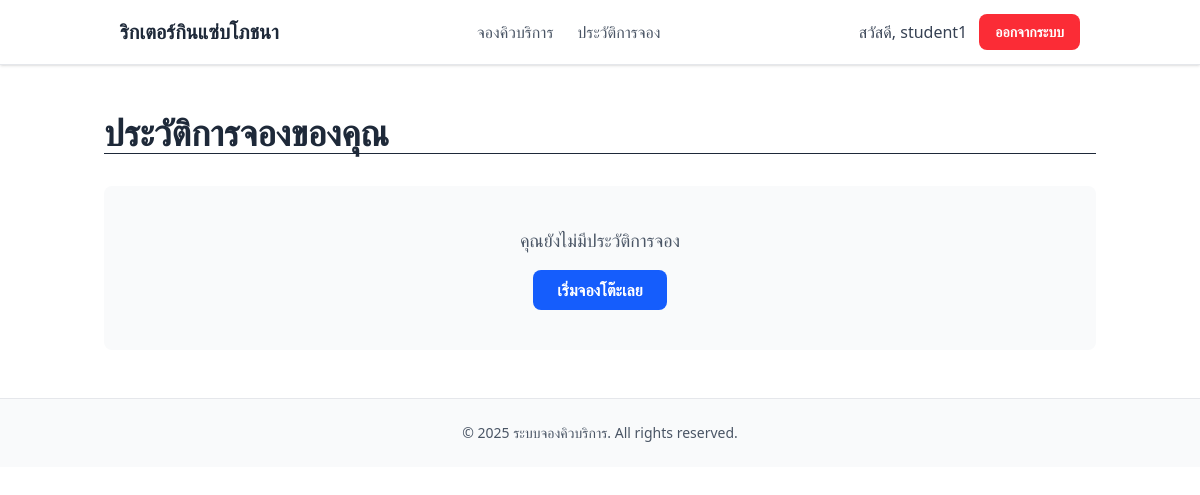
The page /manage/services/booking/history/ (signed in) on the database as committed earlier.
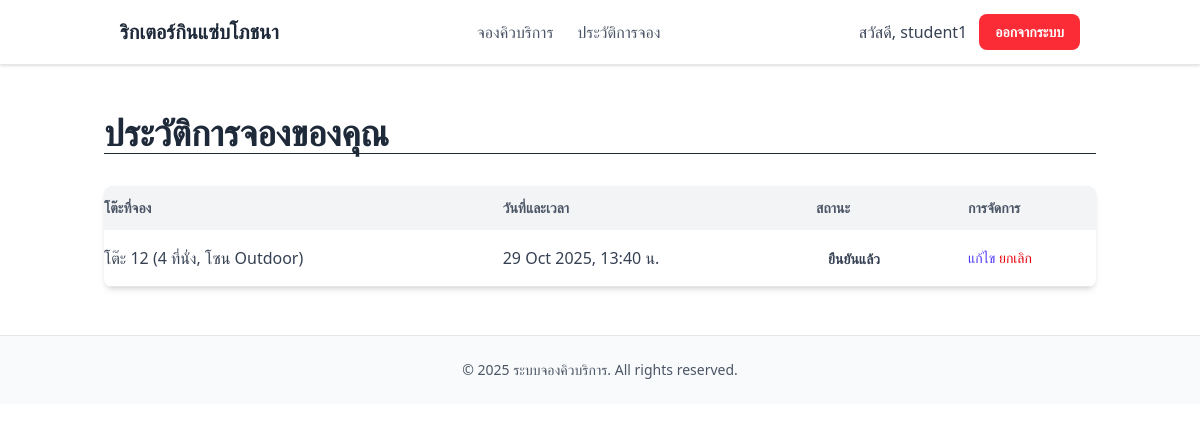
The same page on the database as committed later.
### accounts/models.py (models this page shows, shortened)
class CustomUser(AbstractUser):
    ROLE_CHOICES = (
        ('customer', 'Customer'),
        ('admin', 'Admin'),
    )
    first_name = None
    last_name = None
    full_name = models.CharField(max_length=255)
    phone_number = models.CharField(max_length=20, blank=True, null=True)
    role = models.CharField(max_length=10, choices=ROLE_CHOICES, default='customer')

### services/models.py (models this page shows, shortened)
class Booking(models.Model):
    STATUS_CHOICES = (
        ('confirmed', 'Confirmed'),
        ('cancelled', 'Cancelled'),
    )
    user = models.ForeignKey(CustomUser, on_delete=models.CASCADE)
    table = models.ForeignKey(Table, on_delete=models.CASCADE)
    booking_datetime = models.DateTimeField()
    status = models.CharField(max_length=10, choices=STATUS_CHOICES, default='confirmed')
    notes = models.TextField(blank=True, null=True)
    class Meta:
        unique_together = ('table', 'booking_datetime')
    def can_be_modified(self):
        return timezone.now() < self.booking_datetime - timedelta(hours=2)

class Table(models.Model):
    table_number = models.CharField(max_length=50, unique=True)
    capacity = models.PositiveIntegerField(help_text="จำนวนที่นั่ง")
    is_outdoor = models.BooleanField(default=False, help_text="ติ๊กถ้าเป็นโต๊ะโซน Outdoor")
    description = models.TextField(blank=True, null=True, help_text="รายละเอียดเพิ่มเติม เช่น 'โต๊ะริมหน้าต่าง'")
    def __str__(self):
        zone = "Outdoor" if self.is_outdoor else "Indoor"
        return f"โต๊ะ {self.table_number} ({self.capacity} ที่นั่ง, โซน {zone})"

### services/views.py (the view)
# urls.py: path('booking/history/', BookingHistoryView.as_view(), name='booking_history'),
class BookingHistoryView(LoginRequiredMixin, ListView):
    model = Booking
    template_name = 'services/booking_history.html'
    context_object_name = 'bookings'
    ordering = ['-booking_datetime']
    def get_queryset(self):
        return Booking.objects.filter(user=self.request.user)

### templates/services/booking_history.html (shortened to what this page needs)
{% extends 'base.html' %}
{% block content %}
<div class="container mx-auto px-4 py-12">
    <h1 class="text-4xl font-bold text-gray-800 mb-8 border-b pb-4">
        ประวัติการจองของคุณ
    </h1>
    {% if bookings %}
        <div class="bg-white shadow-md rounded-lg overflow-hidden">
            <table class="min-w-full leading-normal">
                <thead>
                    <tr class="bg-gray-100 text-left text-gray-600 uppercase text-sm">
                        <th class="py-3 px-5">โต๊ะที่จอง</th>
                        <th class="py-3 px-5">วันที่และเวลา</th>
                        <th class="py-3 px-5">สถานะ</th>
                        <th class="py-3 px-5">การจัดการ</th>
                    </tr>
                </thead>
                <tbody class="text-gray-700">
                    {% for booking in bookings %}
                    <tr class="border-b border-gray-200 hover:bg-gray-50">
                        <td class="py-4 px-5">{{ booking.table }}</td>
                        <td class="py-4 px-5">{{ booking.booking_datetime|date:"d M Y, H:i" }} น.</td>
                        <td class="py-4 px-5">
                            {% if booking.status == 'confirmed' %}
                                <span class="px-3 py-1 text-sm font-semibold text-green-800 bg-green-200 rounded-full">ยืนยันแล้ว</span>
                            {% else %}
                                <span class="px-3 py-1 text-sm font-semibold text-red-800 bg-red-200 rounded-full">ยกเลิกแล้ว</span>
                            {% endif %}
                        </td>
                        <td class="py-4 px-5 text-sm font-medium">
                            {% if booking.status == 'confirmed' and booking.can_be_modified %}
                                <a href="{% url 'booking_update' booking.pk %}" class="text-indigo-600 hover:text-indigo-900">แก้ไข</a>
                                <a href="{% url 'booking_cancel' booking.pk %}" class="text-red-600 hover:text-red-900 ml-4">ยกเลิก</a>
                            {% else %}
                                -
                            {% endif %}
                        </td>
                    </tr>
                    {% endfor %}
                </tbody>
            </table>
        </div>
    {% else %}
        <div class="text-center bg-gray-50 p-10 rounded-lg">
            <p class="text-gray-600 text-lg">คุณยังไม่มีประวัติการจอง</p>
            <a href="{% url 'booking_create' %}" class="mt-4 inline-block bg-blue-600 text-white font-semibold py-2 px-6 rounded-lg hover:bg-blue-700 transition">
                เริ่มจองโต๊ะเลย
            </a>
        </div>
    {% endif %}
</div>
{% endblock %}

### templates/base.html (shortened to what this page needs)
{% load static tailwind_tags %}
<!DOCTYPE html>
<html lang="th">
  <head>
    {% tailwind_css %}
  </head>
  <body class="bg-white min-h-screen">
    <nav class="bg-white shadow-sm border-b border-gray-200 sticky top-0 z-50">
      <div class="container mx-auto px-4 sm:px-6 lg:px-8">
        <div class="flex justify-between items-center h-16">
          <div class="flex items-center">
            <a href="/" class="text-xl font-bold text-gray-800 hover:text-indigo-600 transition duration-200">
              ริกเตอร์กินแซ่บโภชนา
            </a>
          </div>
          <div class="hidden md:flex items-center space-x-6">
            {% if user.is_authenticated %}
            <a href="{% url 'booking_create' %}" class="text-gray-600 hover:text-indigo-600 font-medium transition duration-200">
              จองคิวบริการ
            </a>
            <a href="{% url 'booking_history' %}" class="text-gray-600 hover:text-indigo-600 font-medium transition duration-200">
              ประวัติการจอง
            </a>
            {% endif %}
          </div>
          <div class="flex items-center space-x-3">
            {% if user.is_authenticated %}
            <span class="text-gray-700 hidden sm:inline font-medium">
              สวัสดี, {{ user.username }}
            </span>
            <form action="{% url 'logout' %}" method="post">
              <button type="submit" class="px-4 py-2 bg-red-500 text-white text-sm font-semibold rounded-lg hover:bg-red-600 transition duration-200">
                ออกจากระบบ
              </button>
            </form>
            {% endif %}
          </div>
        </div>
      </div>
    </nav>
    <main>
      {% block content %}
      {% endblock %}
    </main>
    <footer class="bg-gray-50 border-t border-gray-200 mt-auto">
      <div class="container mx-auto px-4 sm:px-6 lg:px-8 py-6">
        <p class="text-center text-gray-600 text-sm">
          © 2025 ระบบจองคิวบริการ. All rights reserved.
        </p>
      </div>
    </footer>
  </body>
</html>

Rows that differ between the two databases and show on the page:
added Booking: table "โต๊ะ 12 (4 ที่นั่ง, โซน Outdoor)", booking_datetime "29 Oct 2025, 13:40", status "ยืนยันแล้ว"
Other text that changed with them:
text no longer shown: "คุณยังไม่มีประวัติการจอง เริ่มจองโต๊ะเลย"
text now shown: "โต๊ะที่จอง วันที่และเวลา สถานะ การจัดการ"
